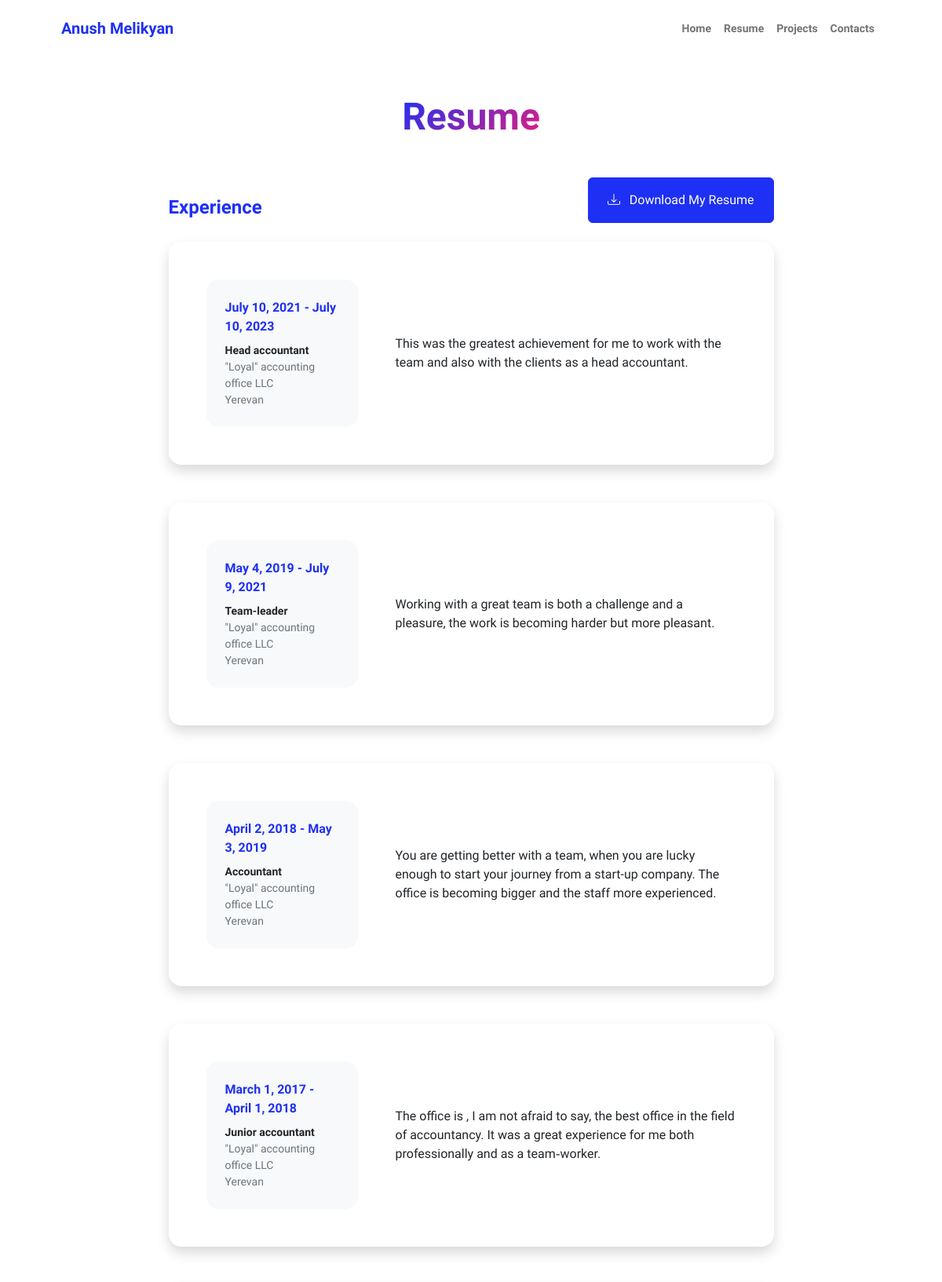
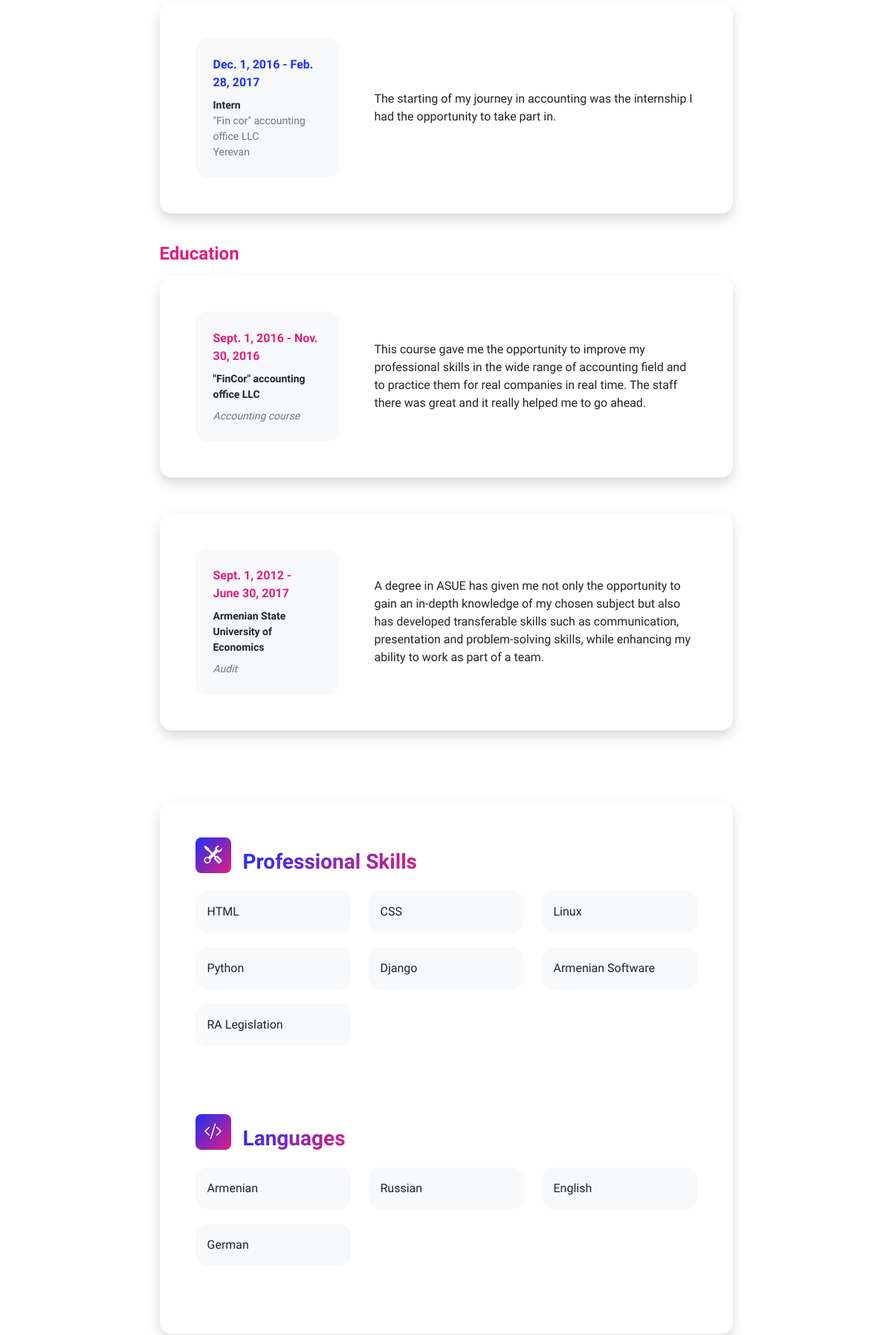
Screenshot of /resume/ (upper part) with the database file from the repository (2 pictures, top to bottom).
### resume/models.py (models this page shows)
class PersonalData(models.Model):
    user = models.ForeignKey(user, on_delete=models.CASCADE)
    address = models.CharField(max_length=100)
    phone_number = models.TextField(max_length=20)
    about_me = models.TextField(max_length=1000)
    profession = models.TextField(max_length=30)
    created_at = models.DateTimeField(auto_now_add=True)
    sphere = models.TextField(max_length=30)
    specialization = models.TextField(max_length=30)
    slogan = models.TextField(max_length=100)
    smth_to_say = models.TextField(max_length=200)

class Experience(models.Model):
    start_date = models.DateField()
    end_date = models.DateField()
    position = models.TextField(max_length=30)
    company_name = models.TextField(max_length=100)
    company_city = models.TextField(max_length=20)
    discription = models.TextField(max_length=1000, blank = True, null=True)
    created_at = models.DateTimeField(auto_now_add=True)

class Education(models.Model):
    start_date = models.DateField()
    end_date = models.DateField()
    university_name = models.TextField(max_length=100)
    university_city = models.TextField(max_length=20)
    grade = models.TextField(max_length=30)
    discription = models.TextField(max_length=1000, blank = True, null=True)
    created_at = models.DateTimeField(auto_now_add=True, )

class Skill(models.Model):
    skill = models.TextField(max_length=30)
    created_at = models.DateTimeField(auto_now_add=True)

class Language(models.Model):
    language = models.TextField(max_length=10)
    created_at = models.DateTimeField(auto_now_add=True)

### resume/views.py (the view)
# urls.py: path('', include('resume.urls'))
def resume(request):
    return render(request, 'resume.html', context=data)

### resume/templates/resume.html (shortened to what this page needs)
{% extends "base.html" %}
{% block bodycontent %}
{% load static %}
            <div class="container px-5 my-5">
                <div class="text-center mb-5">
                    <h1 class="display-5 fw-bolder mb-0"><span class="text-gradient d-inline">Resume</span></h1>
                </div>
                <div class="row gx-5 justify-content-center">
                    <div class="col-lg-11 col-xl-9 col-xxl-8">
                        <section>
                            <div class="d-flex align-items-center justify-content-between mb-4">
                                <h2 class="text-primary fw-bolder mb-0">Experience</h2>
                                <a class="btn btn-primary px-4 py-3" href="{% static 'assets/cv.pdf' %}" target="_blank">
                                    <div class="d-inline-block bi bi-download me-2"></div>
                                    Download My Resume
                                </a>
                            </div>
                            {% for item in experience %}
                            <div class="card shadow border-0 rounded-4 mb-5">
                                <div class="card-body p-5">
                                    <div class="row align-items-center gx-5">
                                        <div class="col text-center text-lg-start mb-4 mb-lg-0">
                                            <div class="bg-light p-4 rounded-4">
                                                <div class="text-primary fw-bolder mb-2">{{item.start_date}} - {{item.end_date}}</div>
                                                <div class="small fw-bolder">{{item.position}}</div>
                                                <div class="small text-muted">{{item.company_name}}</div>
                                                <div class="small text-muted">{{item.company_city }}</div>
                                            </div>
                                        </div>
                                        <div class="col-lg-8"><div>{{item.discription}}</div></div>
                                    </div>
                                </div>
                            </div>
                            {% endfor %}
                        </section>
                        <section>
                            <h2 class="text-secondary fw-bolder mb-4">Education</h2>
                            {% for item in education %}
                            <div class="card shadow border-0 rounded-4 mb-5">
                                <div class="card-body p-5">
                                    <div class="row align-items-center gx-5">
                                        <div class="col text-center text-lg-start mb-4 mb-lg-0">
                                            <div class="bg-light p-4 rounded-4">
                                                <div class="text-secondary fw-bolder mb-2">{{item.start_date}} - {{item.end_date}}</div>
                                                <div class="mb-2">
                                                    <div class="small fw-bolder">{{item.university_name}}</div>
                                                </div>
                                                <div class="fst-italic">
                                                    <div class="small text-muted">{{item.grade}}</div>
                                                </div>
                                            </div>
                                        </div>
                                        <div class="col-lg-8"><div>{{item.discription}}</div></div>
                                    </div>
                                </div>
                            </div>
                            {% endfor %}
                        </section>
                        <div class="pb-5"></div>
                        <section>
                            <div class="card shadow border-0 rounded-4 mb-5">
                                <div class="card-body p-5">
                                    <div class="mb-5">
                                        <div class="d-flex align-items-center mb-4">
                                            <div class="feature bg-primary bg-gradient-primary-to-secondary text-white rounded-3 me-3"><i class="bi bi-tools"></i></div>
                                            <h3 class="fw-bolder mb-0"><span class="text-gradient d-inline">Professional Skills</span></h3>
                                        </div>
                                        <div class="row row-cols-1 row-cols-md-3 mb-4">
                                            {% for item in skills %}
                                            <div class="col mb-4 mb-md-0"><div class="d-flex align-items-center bg-light rounded-4 p-3 h-100">{{item.skill}}</div></div>
                                            {% endfor %}
                                        </div>
                                    </div>
                                    <div class="mb-0">
                                        <div class="d-flex align-items-center mb-4">
                                            <div class="feature bg-primary bg-gradient-primary-to-secondary text-white rounded-3 me-3"><i class="bi bi-code-slash"></i></div>
                                            <h3 class="fw-bolder mb-0"><span class="text-gradient d-inline">Languages</span></h3>
                                        </div>
                                        <div class="row row-cols-1 row-cols-md-3 mb-4">
                                            {% for item in languages %}
                                            <div class="col mb-4 mb-md-0"><div class="d-flex align-items-center bg-light rounded-4 p-3 h-100">{{item.language}}</div></div>
                                            {% endfor %}
                                        </div>
                                    </div>
                                </div>
                            </div>
                        </section>
                    </div>
                </div>
            </div>
        </main>
{% include "footer.html" %}{% endblock %}

### resume/templates/base.html (shortened to what this page needs)
{% load static %}
<!DOCTYPE html>
<html lang="en">
    <head>
        <link href="https://cdn.jsdelivr.net/npm/bootstrap-icons@1.8.1/font/bootstrap-icons.css" rel="stylesheet" />
        <link href="{% static 'css/styles.css' %}" rel="stylesheet" />
    </head>
    <body class="d-flex flex-column h-100">
        <main class="flex-shrink-0">
            <nav class="navbar navbar-expand-lg navbar-light bg-white py-3">
                <div class="container px-5">
                    <a class="navbar-brand" href="{% url 'home' %}"><span class="fw-bolder text-primary"> {{personal_data.user.first_name}} {{personal_data.user.last_name}} </span></a>
                    <div class="collapse navbar-collapse" id="navbarSupportedContent">
                        <ul class="navbar-nav ms-auto mb-2 mb-lg-0 small fw-bolder">
                            <li class="nav-item"><a class="nav-link" href="{% url 'home' %}">Home</a></li>
                            <li class="nav-item"><a class="nav-link" href="{% url 'resume' %}">Resume</a></li>
                            <li class="nav-item"><a class="nav-link" href="{% url 'projects' %}">Projects</a></li>
                            <li class="nav-item"><a class="nav-link" href="{% url 'contact' %}">Contacts</a></li>
                        </ul>
                    </div>
                </div>
            </nav>
            {% block bodycontent %} {% endblock %}
    </body>
</html>

### rows the page displays
PersonalData: user.first_name "Anush", user.last_name "Melikyan"
Experience: start_date "July 10, 2021", end_date "July 10, 2023", position "Head accountant", company_name "\"Loyal\" accounting office LLC", company_city "Yerevan", discription "This was the greatest achievement for me to work with the team and also with the clients as a head accountant."
Experience: start_date "May 4, 2019", end_date "July 9, 2021", position "Team-leader", company_name "\"Loyal\" accounting office LLC", company_city "Yerevan", discription "Working with a great team is both a challenge and a pleasure, the work is becoming harder but more pleasant."
Experience: start_date "April 2, 2018", end_date "May 3, 2019", position "Accountant", company_name "\"Loyal\" accounting office LLC", company_city "Yerevan", discription "You are getting better with a team, when you are lucky enough to start your journey from a start-up company. The office is becoming bigger and the staff more experienced."
Experience: start_date "March 1, 2017", end_date "April 1, 2018", position "Junior accountant", company_name "\"Loyal\" accounting office LLC", company_city "Yerevan", discription "The office is , I am not afraid to say, the best office in the field of accountancy. It was a great experience for me both professionally and as a team֊worker."
Experience: start_date "Dec. 1, 2016", end_date "Feb. 28, 2017", position "Intern", company_name "\"Fin cor\" accounting office LLC", company_city "Yerevan", discription "The starting of my journey in accounting was the internship I had the opportunity to take part in."
Education: start_date "Sept. 1, 2016", end_date "Nov. 30, 2016", university_name "\"FinCor\" accounting office LLC", grade "Accounting course", discription "This course gave me the opportunity to improve my professional skills in the wide range of accounting field and to practice them for real companies in real time. The staff there was great and it really helped me to go ahead."
Education: start_date "Sept. 1, 2012", end_date "June 30, 2017", university_name "Armenian State University of Economics", grade "Audit", discription "A degree in ASUE has given me not only the opportunity to gain an in-depth knowledge of my chosen subject but also has developed transferable skills such as communication, presentation and problem-solving skills, while enhancing my ability to work as part of a team."
Skill: skill "HTML"
Skill: skill "CSS"
Skill: skill "Linux"
Skill: skill "Python"
Skill: skill "Django"
Skill: skill "Armenian Software"
Skill: skill "RA Legislation"
Language: language "Armenian"
Language: language "Russian"
Language: language "English"
Language: language "German"
